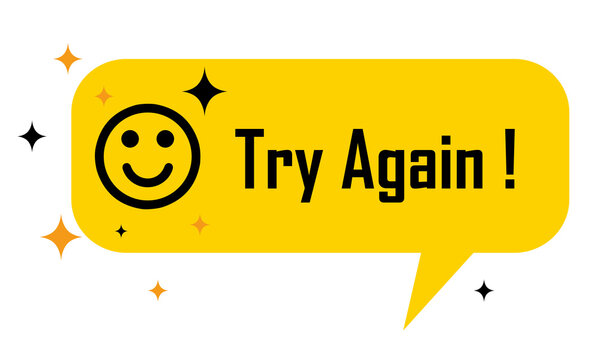
#> input picture bad.jpg, 600 x 360 px, given in place of answer1.png, which was not available
$ jupyter execute --allow-errors 'computer vision.ipynb'   (shell and % lines are left out)
#> lines starting #> are read from the running program, lines starting #| are printed output that depends on the picture; after the words box and inside, x2 and y2 are one past the last pixel; in counts of white or black regions, pixels touching at a corner belong together; pictures that were not available may be replaced by others from this repository, and a replacement may not be noted
[cell 1]
import cv2
import pytesseract
import numpy as np
from sklearn.naive_bayes import MultinomialNB
from sklearn.feature_extraction.text import CountVectorizer
import pandas as pd
# Load and preprocess the text dataset
#> (the rest of this cell did not finish here and is left out)

[cell 2]
import pandas as pd
from sklearn.feature_extraction.text import CountVectorizer
from nltk.tokenize import word_tokenize
from nltk.corpus import stopwords
import string
# Load the dataset from the CSV file using Pandas
df = pd.read_csv('DataPi.csv')
#> (reads notebooks/DataPi.csv from the repository)
df['Answer'] = df['Answer'].astype(str)

# Convert the extracted text to a numpy array and transform it using the CountVectorizer object
#> (the rest of this cell did not finish here and is left out)

[cell 3]
from google.colab import files
uploaded = files.upload()
#> the answer given: bad.jpg

[cell 4]
import cv2
import pytesseract
from google.colab.patches import cv2_imshow
from pytesseract import Output

# Load the image
image = cv2.imread('answer1.png')
#> image is the input picture: shape (360, 600, 3); mean B, G, R 140.8, 223.7, 241.3

# Convert the image to grayscale
gray_image = cv2.cvtColor(image, cv2.COLOR_BGR2GRAY)
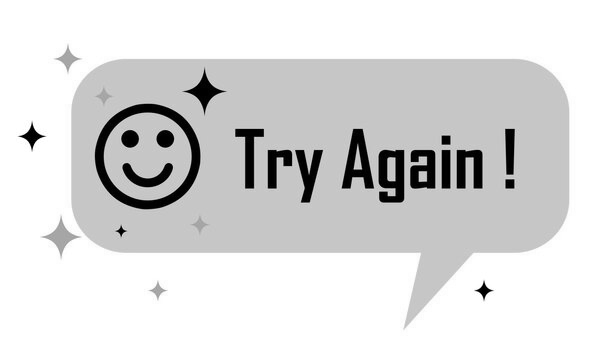
#> gray_image: shape (360, 600); min 0, max 255, mean 219.4


_, threshold_image = cv2.threshold(gray_image, 0, 255, cv2.THRESH_BINARY + cv2.THRESH_OTSU)
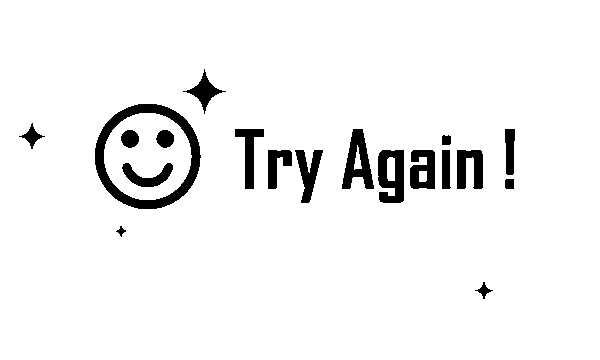
#> threshold_image: shape (360, 600); 94.9% white; 19 black regions


# Find contours in the threshold image
contours, _ = cv2.findContours(threshold_image, cv2.RETR_TREE, cv2.CHAIN_APPROX_SIMPLE)
#> contours = 24 contours; largest, box (x1, y1, x2, y2) and area: (0, 0, 600, 360) 215041, (94, 103, 202, 210) 8934, (104, 113, 192, 200) 5914, (377, 149, 405, 204) 1322, (341, 128, 375, 190) 1209
#> `largest_contour = max(contours, key=cv2.contourArea)`: largest_contour = [[0, 0], [0, 359], [599, 359], [599, 0]]
#> `x, y, w, h = cv2.boundingRect(largest_contour)`: x = 0; w = 600; h = 360
#> `cv2.rectangle(image, (x, y), (x+w, y+h), (0, 255, 0), 2)`:
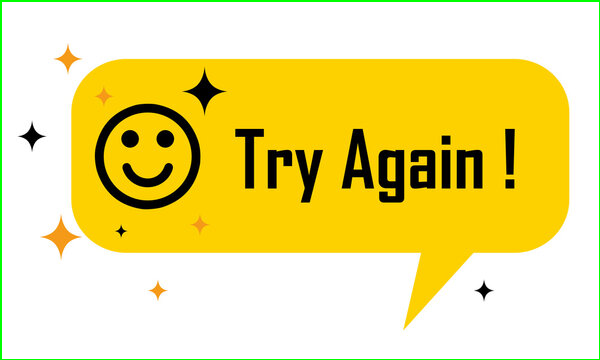
#> image: shape (360, 600, 3); 1.33% of pixels changed, all inside (x1, y1, x2, y2) = (0, 0, 600, 360)

# Check that contours were found
#> (the rest of this cell did not finish here and is left out)

[cell 5]
import cv2
import pytesseract
from google.colab.patches import cv2_imshow

# Load the image
image = cv2.imread('11 (1).png')
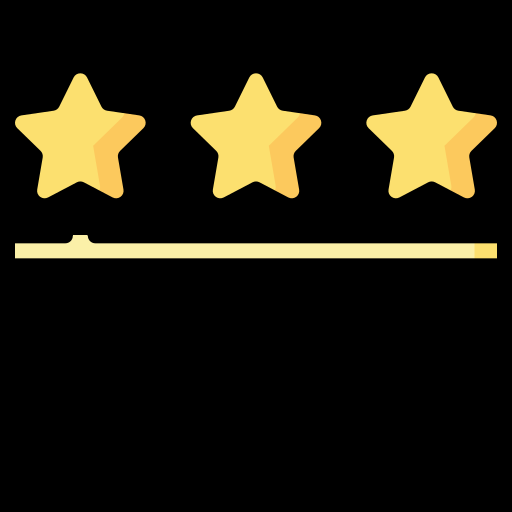
#> input picture good.png, 512 x 512 px, given in place of 11 (1).png, which was not available
#> image is the input picture: shape (512, 512, 3); mean B, G, R 15.2, 28.3, 32

# Convert the image to grayscale
gray_image = cv2.cvtColor(image, cv2.COLOR_BGR2GRAY)
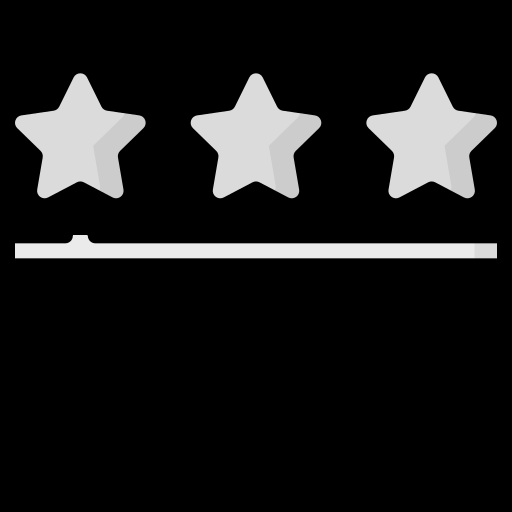
#> gray_image: shape (512, 512); min 0, max 235, mean 27.9

# Apply adaptive thresholding to the grayscale image
thresh_image = cv2.adaptiveThreshold(gray_image, 255, cv2.ADAPTIVE_THRESH_GAUSSIAN_C, cv2.THRESH_BINARY_INV, 7221, -1.5)
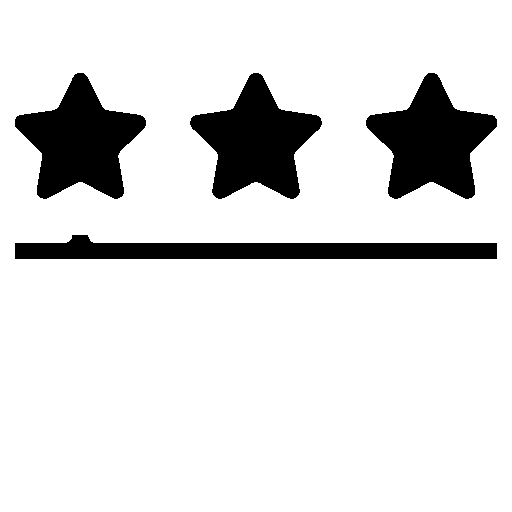
#> thresh_image: shape (512, 512); 86.8% white; 4 black regions

# Remove noise and smooth the image
kernel = cv2.getStructuringElement(cv2.MORPH_RECT, (3, 3))
thresh_image = cv2.morphologyEx(thresh_image, cv2.MORPH_CLOSE, kernel)

# Find contours in the threshold image
contours, _ = cv2.findContours(thresh_image, cv2.RETR_TREE, cv2.CHAIN_APPROX_SIMPLE)
#> contours = 5 contours; box (x1, y1, x2, y2) and area: (0, 0, 512, 512) 261121, (365, 72, 498, 200) 9082, (14, 72, 147, 200) 9080, (189, 72, 323, 200) 9070, (14, 234, 498, 260) 8365
#> `largest_contour = max(contours, key=cv2.contourArea)`: largest_contour = [[0, 0], [0, 511], [511, 511], [511, 0]]
#> `x, y, w, h = cv2.boundingRect(largest_contour)`: w = 512
#> `cv2.rectangle(image, (x, y), (x+w, y+h), (0, 255, 0), 2)`:
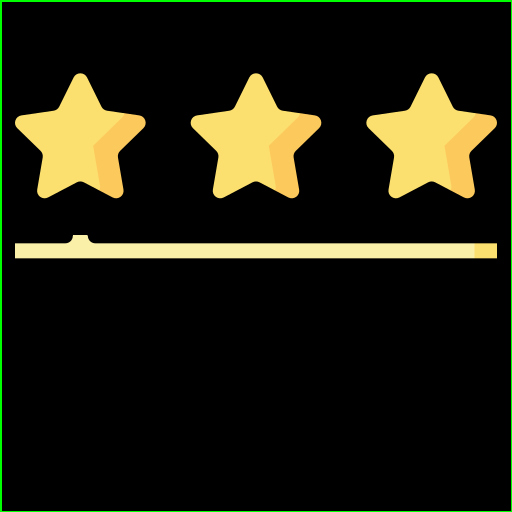
#> image: shape (512, 512, 3); 1.17% of pixels changed, all inside (x1, y1, x2, y2) = (0, 0, 512, 512)

# Check that contours were found
#> (the rest of this cell did not finish here and is left out)
